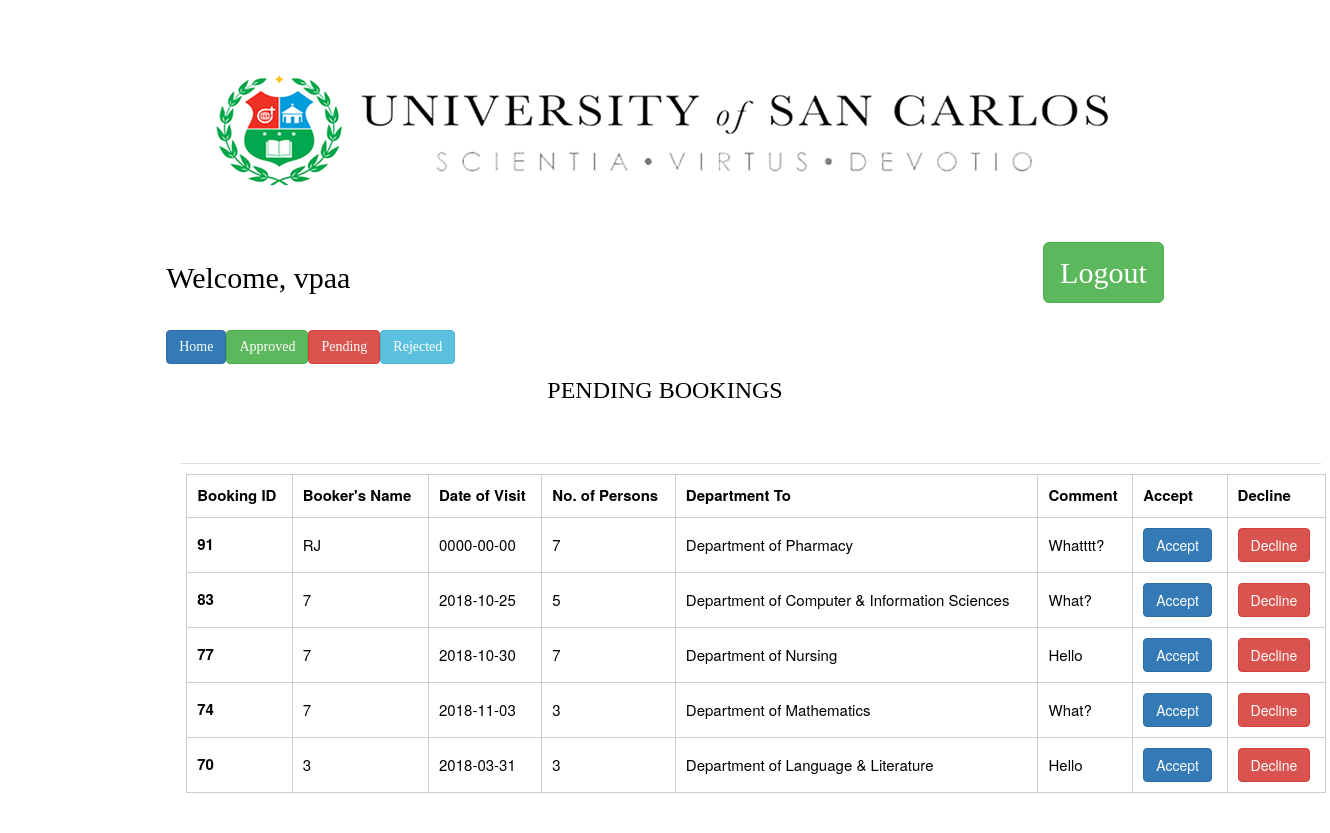
The page /queryvpaa.php (signed in) on the database its author committed.
### tables this page shows
CREATE TABLE `booking` (
  `bookingID` int(11) NOT NULL,
  `status` varchar(100) NOT NULL,
  `emailAddress` varchar(50) NOT NULL,
  `contactNumber` int(11) NOT NULL,
  `purpose` varchar(1000) NOT NULL,
  `departmentTo` int(11) NOT NULL,
  `guardReceive` int(11) DEFAULT NULL,
  `guardReturn` int(11) DEFAULT NULL,
  `datevisit` date NOT NULL,
  `noofPersons` int(11) NOT NULL,
  `bookername` varchar(200) NOT NULL,
  `comment` varchar(500) NOT NULL,
  `timein` varchar(50) NOT NULL,
  `timeout` varchar(50) NOT NULL
);

CREATE TABLE `department` (
  `departmentId` int(11) NOT NULL,
  `deptName` varchar(100) NOT NULL,
  `deptBuilding` int(100) NOT NULL,
  `deptFloor` int(11) NOT NULL,
  `deptRoomNo` int(11) NOT NULL
);

### queryvpaa.php (the view, shortened to what this page needs)
<!DOCTYPE html>
<?php
require ('dbconn.php');
$query="SELECT b.bookingID, b.bookername, b.contactNumber, d.deptName , b.datevisit, b.noofPersons, b.purpose, b.comment FROM booking b
Join department d
ON d.departmentID=b.departmentTo
WHERE status = 'pending' ORDER BY b.bookingID DESC";
$result= $conn->query($query);
?>
<html>
	<head>
		<link rel="stylesheet" href="css/maxcdn.bootstrap.min.css">
		<link rel="stylesheet" type="text/css" href="css/uscbooking.css">
	</head>
		<body>
			<center> <br> <br> <br>
			<img src="images/usctc.png" alt="USC LOGO">
			<div class = "bookingFOrm" style="background-color:#FFFFFF; padding-top:20px;color:black;border-radius:5px;margin-bottom: 20px;margin-top:15px;width: 75%">
				<h3 style="font-family: Century; margin-bottom:20px; margin-top: 5px">
			<?php
				require ('loginheader.php');
			?>
			<br>
			<div class = "headerbutton">
				<a class="vpaabutton btn btn-primary btn-md" href="vpaapage.php">Home</a>
				<a class="vpaabutton btn btn-success btn-md" href="acceptvpaa.php">Approved</a>
				<a class="vpaabutton btn btn-danger btn-md" href="queryvpaa.php">Pending</a>
				<a class="vpaabutton btn btn-info btn-md" href="rejectvpaa.php">Rejected</a>
			</div> <br>
			<h3 style="font-family: Century; margin-bottom:20px; margin-top: 5px"> PENDING BOOKINGS </h3> <br> <br>
			<div class="container">
				<ul class="nav nav-tabs">
				</ul>
			<table class="usertab">
				<thead>
		            <tr>
		                <th class='usertab'>Booking ID</th>
		                <th class='usertab'>Booker's Name</th>
		                <th class='usertab'>Date of Visit</th>
		                <th class='usertab'>No. of Persons</th>
		                <th class='usertab'>Department To</th>
		                <th class='usertab'>Comment</th>
		                <th class='usertab'>Accept </th>
		                <th class='usertab'>Decline </th>
		            </tr>
		        </thead>
			<?php
				while($row=mysqli_fetch_assoc($result)){
					echo "<tbody>";
					echo "<td class='usertab'><b>".$row['bookingID']."</td></p>";
					echo "<td class='usertab'>".$row['bookername']."</td>";
					echo "<td class='usertab'>".$row['datevisit']."</td>";
					echo "<td class='usertab'>".$row['noofPersons']."</td>";
					echo "<td class='usertab'>".$row['deptName']."</td>";
					echo "<td class='usertab'>".$row['comment']."</td>";
					echo "<td class='usertab'><input type='submit' class='btn btn-primary btn-md' id='accept-button' value='Accept' data-toggle='modal' data-target='#acceptmodal' data-id='".$row['bookingID']."'></td> ";
					echo "<td class='usertab'><input type='submit' class='btn btn-danger btn-md' id='reject-button' value='Decline' data-toggle='modal' data-target='#rejectmodal' data-id='".$row['bookingID']."'></td>";
					echo "</tbody>";
				}
			?>
			</table>
			</center>
		</body>
</html>

### css/uscbooking.css (style rules this page uses)
table.usertab { margin-left: 5px; margin-right: 5px; width: 100%; margin-top: 5px; margin-bottom: 20px; border-collapse: collapse; }
table.usertab, th.usertab, td.usertab { border: 1px solid #cdcdcd; }
table.usertab th.usertab, table.usertab td.usertab { padding: 10px; text-align: left; }

### queryvpaa.php (style rules this page uses)
.usertab { font-size: 15px; }
a.vpaabutton { float: left; }

### rows shown on the page
booking: bookingID "91", bookername "RJ", datevisit "0000-00-00", noofPersons "7", departmentTo.deptName "Department of Pharmacy", comment "Whatttt?"
booking: bookingID "83", bookername "7", datevisit "2018-10-25", noofPersons "5", departmentTo.deptName "Department of Computer & Information Sciences", comment "What?"
booking: bookingID "77", bookername "7", datevisit "2018-10-30", noofPersons "7", departmentTo.deptName "Department of Nursing", comment "Hello"
booking: bookingID "74", bookername "7", datevisit "2018-11-03", noofPersons "3", departmentTo.deptName "Department of Mathematics", comment "What?"
booking: bookingID "70", bookername "3", datevisit "2018-03-31", noofPersons "3", departmentTo.deptName "Department of Language & Literature", comment "Hello"

### other values the page prints
$_SESSION["name"] "vpaa"
